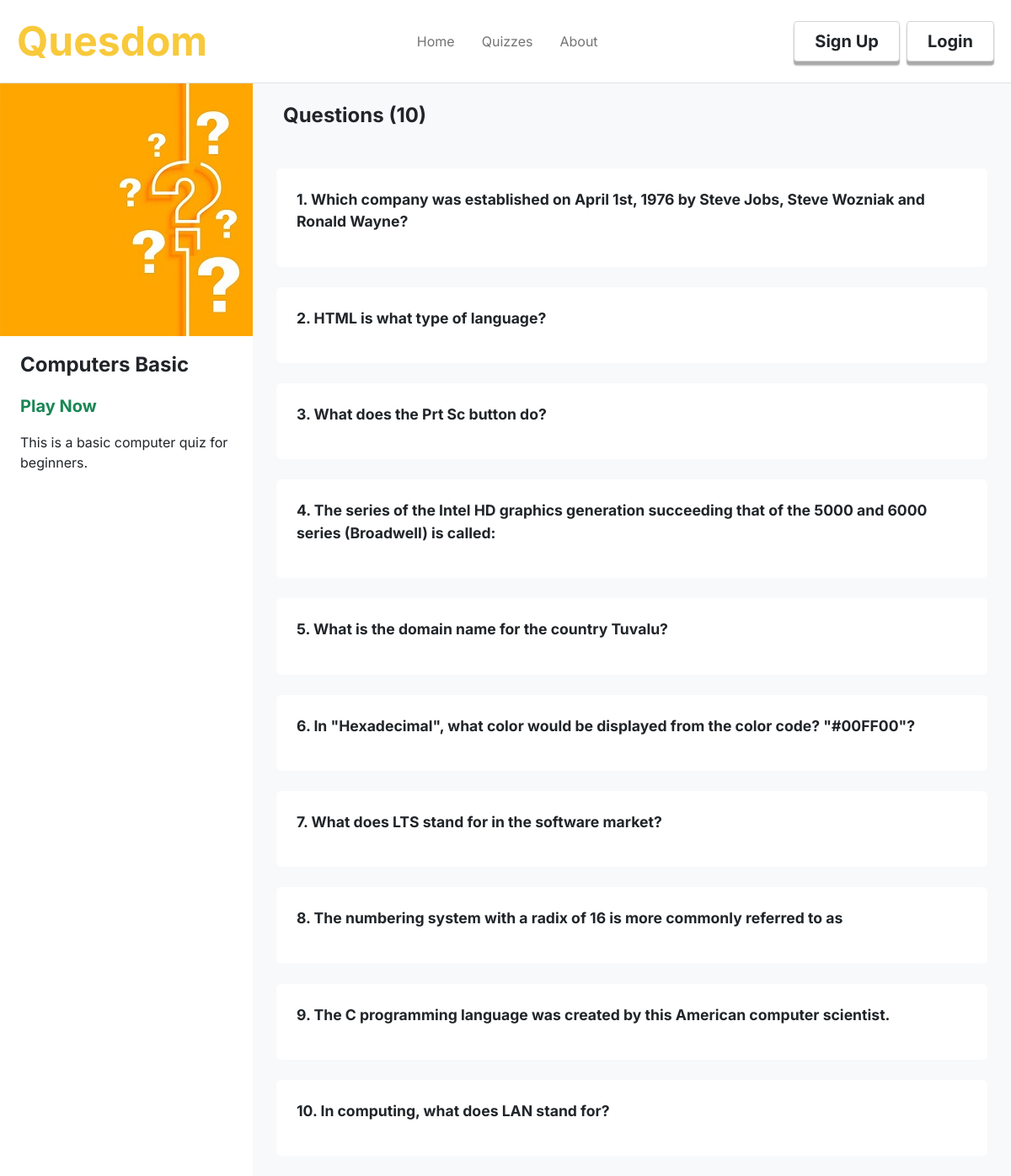
The app's page /quizdetails?quiz_id=16 with its own data.
### quesdom/models.py (models this page shows, shortened)
class Quizzes(db.Model):
    id = db.Column(db.Integer, primary_key = True)
    quiz_title = db.Column(db.String(30), nullable= False)
    quiz_description = db.Column(db.String(200), nullable=False)
    quiz_category = db.Column(db.String(20), nullable=False)
    quiz_difficulty = db.Column(db.String(10), nullable=False)
    timed = db.Column(db.Boolean, nullable = False)
    date_created = db.Column(db.DateTime, nullable=False, default=datetime.utcnow)
    author = db.Column(db.Integer, db.ForeignKey('users.id'), nullable=False)
    created_by = db.relationship('Users',backref='created_by',lazy=True)
    questions = db.relationship('Questions',backref='contains',cascade="all, delete-orphan",lazy=True)
    class_id = db.Column(db.Integer, db.ForeignKey('classrooms.id'), nullable=True)

class Questions(db.Model):
    id = db.Column(db.Integer, primary_key = True)
    question_statement = db.Column(db.String(200), nullable = False)
    choice_id = db.Column(db.Integer, db.ForeignKey('choices.id'), unique=True, nullable = False)
    quiz_id = db.Column(db.Integer, db.ForeignKey('quizzes.id'), nullable = False)
    duration = db.Column(db.Integer, nullable = False)
    choices = db.relationship('Choices',backref='choices',lazy=True)

### quesdom/routes.py (the view)
@app.route('/quizdetails')
def quizdetails():
    quiz = Quizzes.query.get(request.args.get('quiz_id'))
    questions = Questions.query.filter_by(quiz_id = quiz.id)
    return render_template('quizdetails.html',title='Quiz Details',questions = questions, quiz = quiz)

### quesdom/templates/quizdetails.html (shortened to what this page needs)
{%extends "quiz_details_layout.html"%}
{%block content%}
<div class="content-section m-0 row" style="box-sizing: border-box; width: 100vw; min-height: 100vh;">
    <div class="col-12 col-md-3 p-0">
        <div style="border-radius: 0.3rem; background-color: white;">
            <div class="img-section position-relative style="height: min-content; overflow: hidden;">
                <a href="{{url_for('allquizzes')}}" style="position: absolute; top: 0.3rem; left: 0.3rem;"><i class="bi fs-2 text-light bi-arrow-left-circle-fill"></i></a>
                    <img src="../static/quiz.jpg" class="img-fluid" style="width: 100%;"/>
            </div>
            <div class="text-section py-3 px-2 mx-3">
                <p class="fs-4 fw-bold" style="text-overflow:ellipsis; white-space: nowrap; overflow: hidden;">{{quiz.quiz_title}}</p>
                <div class="w-100 d-flex align-items-center justify-content-between">
                    <a href="{{url_for('playquiz',quiz_id = quiz.id)}}" class="fw-bold fs-5 text-success play-link">Play Now</a>
                </div>
                <div class="d-flex my-3">
                    {{quiz.quiz_description}}
                </div>
            </div>
        </div>
    </div>
    <div class="col-12 col-md-9 bg-light">
        <h4 class="p-4 fw-bold">Questions ({{questions.count()}})</h4>
        {% for question in questions%}
            <div class="details px-3">
                <div class="question bg-white rounded-2 p-4 my-4 position-relative">
                    <p class="fw-bold" style="font-size: 1.1rem;">{{loop.index}}. {{question.question_statement}}</p>
                </div>
            </div>
            {%endfor%}
        </div>
</div>
{%endblock%}

### quesdom/static/styles.css (style rules this page uses)
:root { --main-color: rgb(248,201,59); }
.play-link { text-decoration: none; }

### records on screen
Quizzes: quiz_title "Computers Basic", quiz_description "This is a basic computer quiz for beginners."
Questions: question_statement "Which company was established on April 1st, 1976 by Steve Jobs, Steve Wozniak and Ronald Wayne?"
Questions: question_statement "HTML is what type of language?"
Questions: question_statement "What does the Prt Sc button do?"
Questions: question_statement "The series of the Intel HD graphics generation succeeding that of the 5000 and 6000 series (Broadwell) is called:"
Questions: question_statement "What is the domain name for the country Tuvalu?"
Questions: question_statement "In \"Hexadecimal\", what color would be displayed from the color code? \"#00FF00\"?"
Questions: question_statement "What does LTS stand for in the software market?"
Questions: question_statement "The numbering system with a radix of 16 is more commonly referred to as"
Questions: question_statement "The C programming language was created by this American computer scientist."
Questions: question_statement "In computing, what does LAN stand for?"

### other values on screen
{{ questions.count() }} "10"
